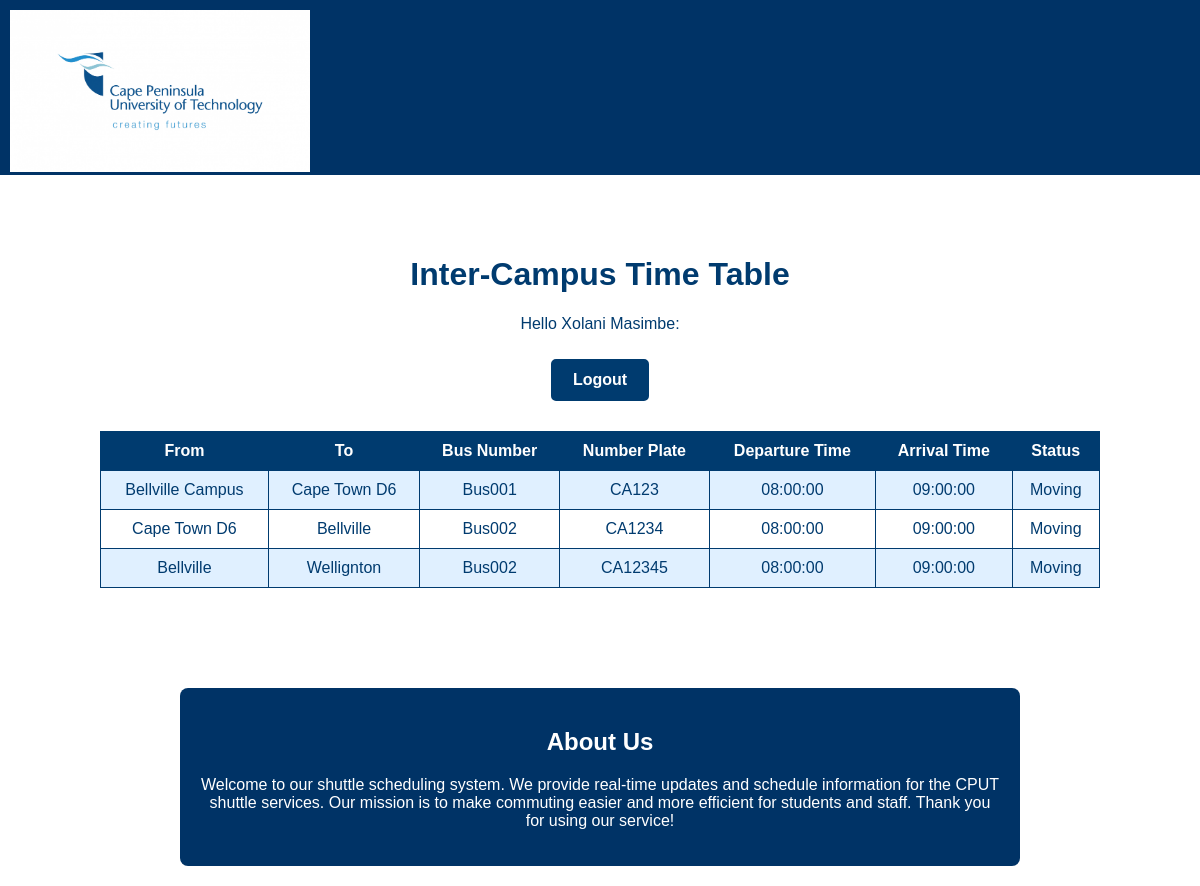
The app's page /homepage.php (signed in) with its own data.
### tables this page shows
CREATE TABLE `users` (
  `id` int(10) NOT NULL,
  `firstName` varchar(50) NOT NULL,
  `lastName` varchar(50) NOT NULL,
  `email` varchar(50) NOT NULL,
  `password` varchar(50) NOT NULL,
  `role` varchar(50) NOT NULL,
  `reset_token` varchar(255) DEFAULT NULL,
  `reset_expiry` datetime DEFAULT NULL
);

CREATE TABLE `bus_schedule` (
  `id` int(11) NOT NULL,
  `route_from` varchar(50) DEFAULT NULL,
  `route_to` varchar(50) DEFAULT NULL,
  `bus_number` varchar(20) DEFAULT NULL,
  `number_plate` varchar(20) DEFAULT NULL,
  `departure_time` time DEFAULT NULL,
  `arrival_time` time DEFAULT NULL,
  `status` varchar(10) DEFAULT NULL
);

### homepage.php (the view, shortened to what this page needs)
<?php
include 'connect.php';
$email = $_SESSION['email'];
$stmt = $conn->prepare("SELECT * FROM users WHERE email = ?");
$stmt->bind_param("s", $email);
$stmt->execute();
$user = $stmt->get_result()->fetch_assoc();
$scheduleQuery = $conn->query("SELECT * FROM bus_schedule ORDER BY departure_time");
?>
<!DOCTYPE html>
<html lang="en">
<head>
</head>
<body>
    <div class="logo-container">
        <img src="img/CPUTLOGO.png" alt="Logo" class="logo">
    </div>
    <div class="heading-container">
        <div class="slideshow-container">
        </div>
    </div>
    <div class="container">
        <h1>Inter-Campus Time Table</h1>
        <p>Hello <?php echo htmlspecialchars($user['firstName']) . ' ' . htmlspecialchars($user['lastName']); ?>:</p>
        <a href="logout.php" class="logout-button">Logout</a>
        <table>
            <tr>
                <th>From</th>
                <th>To</th>
                <th>Bus Number</th>
                <th>Number Plate</th>
                <th>Departure Time</th>
                <th>Arrival Time</th>
                <th>Status</th>
            </tr>
            <?php while ($row = $scheduleQuery->fetch_assoc()) { ?>
                <tr>
                    <td><?php echo htmlspecialchars($row['route_from']); ?></td>
                    <td><?php echo htmlspecialchars($row['route_to']); ?></td>
                    <td><?php echo htmlspecialchars($row['bus_number']); ?></td>
                    <td><?php echo htmlspecialchars($row['number_plate']); ?></td>
                    <td><?php echo htmlspecialchars($row['departure_time']); ?></td>
                    <td><?php echo htmlspecialchars($row['arrival_time']); ?></td>
                    <td><?php echo htmlspecialchars($row['status']); ?></td>
                </tr>
            <?php } ?>
        </table>
    </div>
    <div class="about-container">
        <h2>About Us</h2>
        <p>Welcome to our shuttle scheduling system. We provide real-time updates and schedule information for the CPUT shuttle services. Our mission is to make commuting easier and more efficient for students and staff. Thank you for using our service!</p>
    </div>
</body>
</html>

### homepage.php (style rules this page uses)
body { font-family: Arial, sans-serif; background-color: #ffffff; color: #003b6f; margin: 0; padding: 0; }
.heading-container { text-align: center; background-color: #003366; color: white; padding: 20px; }
.container { text-align: center; padding: 5%; max-width: 1000px; margin: auto; }
table { width: 100%; border-collapse: collapse; margin: 20px 0; }
th, td { padding: 10px; border: 1px solid #003b6f; }
th { background-color: #003b6f; color: #ffffff; }
tr:nth-child(even) { background-color: #e0f0ff; }
a { color: #003b6f; text-decoration: none; font-weight: bold; }
.about-container { background: #003366; color: white; padding: 20px; text-align: center; margin: 20px auto; max-width: 800px; border-radius: 8px; }
.logo-container { position: absolute; top: 0; left: 0; padding: 10px; z-index: 1000; }
.logo { display: block; max-width: 300px; height: auto; }
.logout-button { display: inline-block; padding: 10px 20px; margin: 10px 0; font-size: 1em; color: #ffffff; background-color: #003b6f; border: 2px solid #003b6f; border-radius: 5px; text-decoration: none; transition: background-color 0.3s ease, color 0.3s ease, border-color 0.3s ease; }

### records on screen
users: firstName "Xolani", lastName "Masimbe"
bus_schedule: route_from "Bellville Campus", route_to "Cape Town D6", bus_number "Bus001", number_plate "CA123", departure_time "08:00:00", arrival_time "09:00:00", status "Moving"
bus_schedule: route_from "Cape Town D6", route_to "Bellville", bus_number "Bus002", number_plate "CA1234", departure_time "08:00:00", arrival_time "09:00:00", status "Moving"
bus_schedule: route_from "Bellville", route_to "Wellignton", bus_number "Bus002", number_plate "CA12345", departure_time "08:00:00", arrival_time "09:00:00", status "Moving"
